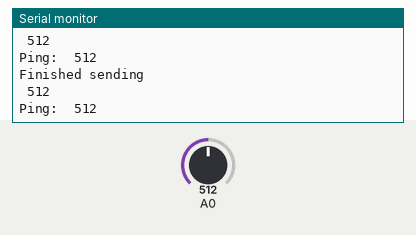
Bench run of a sketch on a simulated Arduino Uno, built with avr-gcc and run on an emulated ATmega328P. Shown: the last lines printed to the serial monitor. The inputs (shaded band) are chosen by the test bench; at power-on: A0 = 512.

Above: at 1.8 s.
1.9 s: A0 set to 108
At 2.7 s:
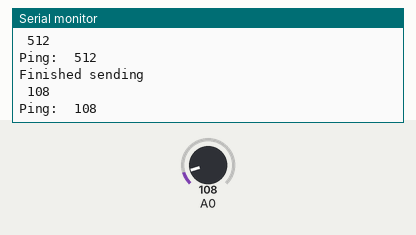
3.4 s: A0 set to 94
At 4.9 s:
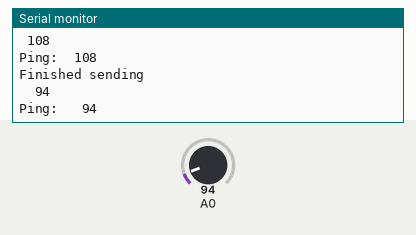
5.5 s: A0 set to 11
At 6.8 s:
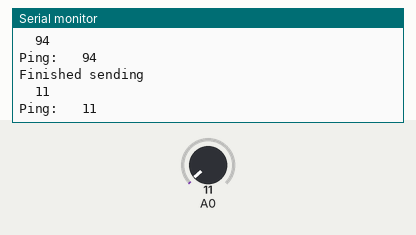
7.0 s: A0 set to 8
At 7.9 s:
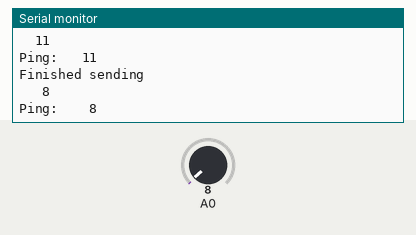

Measured:
- the behaviour switches between 100 and 99 on A0 (found by bisection; images 1 and 2)
- the behaviour switches between 10 and 9 on A0 (found by bisection; images 3 and 4)
- after the input at 1.9 s, the serial monitor: prints a new line after 0.12 s (image 1)
- after the input at 3.4 s, the serial monitor: prints a new line after 0.64 s (image 2)
- after the input at 5.5 s, the serial monitor: prints a new line after 0.57 s (image 3)
- after the input at 7.0 s, the serial monitor: prints a new line after 0.08 s (image 4)

The sketch:

ping_client.ino
```cpp
#include <SPI.h>
#include <Mirf.h>
#include <nRF24L01.h>
#include <MirfHardwareSpiDriver.h>

char data[32];
void setup(){
  Serial.begin(115200);
  Mirf.spi = &MirfHardwareSpi;
  Mirf.init();
  Mirf.setRADDR((byte *)"2222");
  Mirf.payload = 32;
  Mirf.channel = 99;
  Mirf.config();

  Serial.println("Beginning ... ");
}

void loop(){

  int dataAnalog = analogRead(A0);
  sprintf(data,"%4d",dataAnalog);

  Mirf.setTADDR((byte *)"1111");

  Mirf.send((byte *)&data);

  while(Mirf.isSending()){
  }
  Serial.println("Finished sending");
  Serial.println(data);
  delay(10);

  Mirf.getData((byte *) &data);

  Serial.print("Ping: ");
  Serial.println(data);

  delay(1000);
}
```
